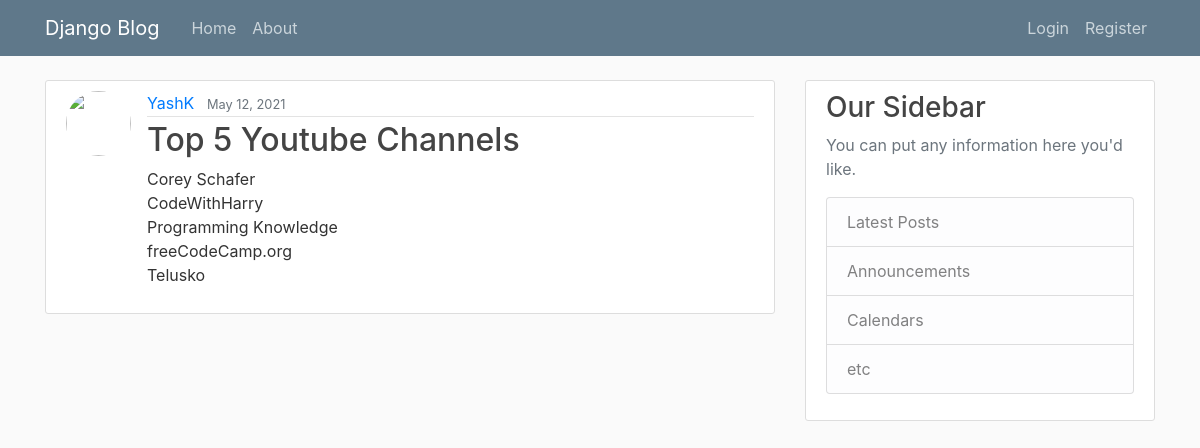
Screenshot of /post/12/ with the database file from the repository.
### blog/models.py (models this page shows, shortened)
class Post(models.Model):
    title = models.CharField(max_length=100)
    content = models.TextField()
    date_posted = models.DateTimeField(default=timezone.now)
    author = models.ForeignKey(User, on_delete=models.CASCADE)

### blog/views.py (the view)
# urls.py: path('post/<int:pk>/', PostDetailView.as_view(), name='post-detail'),
class PostDetailView(DetailView):
    model = Post

### blog/templates/blog/post_detail.html (shortened to what this page needs)
{% extends "base.html" %}
{% block content %}
    <article class="media content-section">
        <img class="rounded-circle article-img" src="{{ object.author.profile.image.url }}">
        <div class="media-body">
        <div class="article-metadata">
            <a class="mr-2" href="{% url 'user-post' object.author.username %}">{{ object.author }}</a>
            <small class="text-muted">{{ object.date_posted|date:"F d, Y" }}</small>
        </div>
        <h2 class="article-title"> {{ object.title }}</h2>
        <p class="article-content">{{ object.content }}</p>
        </div>
    </article>
{% endblock content %}

### blog/static/style.css (style rules this page uses)
body { background: #fafafa; color: #333333; margin-top: 5rem; }
h1, h2, h3, h4, h5, h6 { color: #444444; }
.content-section { background: #ffffff; padding: 10px 20px; border: 1px solid #dddddd; border-radius: 3px; margin-bottom: 20px; }
.article-title { color: #444444; }
.article-content { white-space: pre-line; }
.article-img { height: 65px; width: 65px; margin-right: 16px; }
.article-metadata { padding-bottom: 1px; margin-bottom: 4px; border-bottom: 1px solid #e3e3e3 }

### rows the page displays
Post: author "YashK", date_posted "May 12, 2021", title "Top 5 Youtube Channels", content "Corey Schafer CodeWithHarry Programming Knowledge freeCodeCamp.org Telusko"
